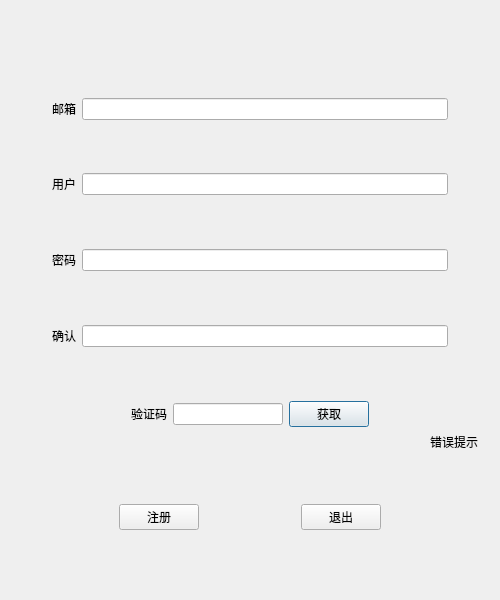
<?xml version="1.0" encoding="UTF-8"?>
<ui version="4.0">
 <class>RegisterDialogClass</class>
 <widget class="QDialog" name="RegisterDialogClass">
  <property name="geometry">
   <rect>
    <x>0</x>
    <y>0</y>
    <width>500</width>
    <height>600</height>
   </rect>
  </property>
  <property name="minimumSize">
   <size>
    <width>500</width>
    <height>600</height>
   </size>
  </property>
  <property name="maximumSize">
   <size>
    <width>500</width>
    <height>600</height>
   </size>
  </property>
  <property name="windowTitle">
   <string>RegisterDialog</string>
  </property>
  <layout class="QVBoxLayout" name="verticalLayout_3">
   <item>
    <layout class="QVBoxLayout" name="verticalLayout">
     <item>
      <widget class="QStackedWidget" name="stackedWidget">
       <widget class="QWidget" name="page">
        <layout class="QVBoxLayout" name="verticalLayout_2">
         <item>
          <spacer name="verticalSpacer">
           <property name="orientation">
            <enum>Qt::Vertical</enum>
           </property>
           <property name="sizeHint" stdset="0">
            <size>
             <width>20</width>
             <height>40</height>
            </size>
           </property>
          </spacer>
         </item>
         <item>
          <widget class="QWidget" name="widget" native="true">
           <layout class="QVBoxLayout" name="verticalLayout_4"/>
          </widget>
         </item>
         <item>
          <layout class="QHBoxLayout" name="horizontalLayout_2">
           <item>
            <spacer name="horizontalSpacer_4">
             <property name="orientation">
              <enum>Qt::Horizontal</enum>
             </property>
             <property name="sizeType">
              <enum>QSizePolicy::Fixed</enum>
             </property>
             <property name="sizeHint" stdset="0">
              <size>
               <width>30</width>
               <height>20</height>
              </size>
             </property>
            </spacer>
           </item>
           <item>
            <widget class="QLabel" name="emai_lable">
             <property name="text">
              <string>邮箱</string>
             </property>
            </widget>
           </item>
           <item>
            <widget class="QLineEdit" name="email_edit"/>
           </item>
           <item>
            <spacer name="horizontalSpacer_5">
             <property name="orientation">
              <enum>Qt::Horizontal</enum>
             </property>
             <property name="sizeType">
              <enum>QSizePolicy::Fixed</enum>
             </property>
             <property name="sizeHint" stdset="0">
              <size>
               <width>30</width>
               <height>20</height>
              </size>
             </property>
            </spacer>
           </item>
          </layout>
         </item>
         <item>
          <spacer name="verticalSpacer_3">
           <property name="orientation">
            <enum>Qt::Vertical</enum>
           </property>
           <property name="sizeHint" stdset="0">
            <size>
             <width>20</width>
             <height>40</height>
            </size>
           </property>
          </spacer>
         </item>
         <item>
          <layout class="QHBoxLayout" name="horizontalLayout">
           <item>
            <spacer name="horizontalSpacer_6">
             <property name="orientation">
              <enum>Qt::Horizontal</enum>
             </property>
             <property name="sizeType">
              <enum>QSizePolicy::Fixed</enum>
             </property>
             <property name="sizeHint" stdset="0">
              <size>
               <width>30</width>
               <height>20</height>
              </size>
             </property>
            </spacer>
           </item>
           <item>
            <widget class="QLabel" name="user_label">
             <property name="text">
              <string>用户</string>
             </property>
            </widget>
           </item>
           <item>
            <widget class="QLineEdit" name="user_edit"/>
           </item>
           <item>
            <spacer name="horizontalSpacer_7">
             <property name="orientation">
              <enum>Qt::Horizontal</enum>
             </property>
             <property name="sizeType">
              <enum>QSizePolicy::Fixed</enum>
             </property>
             <property name="sizeHint" stdset="0">
              <size>
               <width>30</width>
               <height>20</height>
              </size>
             </property>
            </spacer>
           </item>
          </layout>
         </item>
         <item>
          <spacer name="verticalSpacer_4">
           <property name="orientation">
            <enum>Qt::Vertical</enum>
           </property>
           <property name="sizeHint" stdset="0">
            <size>
             <width>20</width>
             <height>40</height>
            </size>
           </property>
          </spacer>
         </item>
         <item>
          <layout class="QHBoxLayout" name="horizontalLayout_3">
           <item>
            <spacer name="horizontalSpacer_8">
             <property name="orientation">
              <enum>Qt::Horizontal</enum>
             </property>
             <property name="sizeType">
              <enum>QSizePolicy::Fixed</enum>
             </property>
             <property name="sizeHint" stdset="0">
              <size>
               <width>30</width>
               <height>20</height>
              </size>
             </property>
            </spacer>
           </item>
           <item>
            <widget class="QLabel" name="psw_label">
             <property name="text">
              <string>密码</string>
             </property>
            </widget>
           </item>
           <item>
            <widget class="QLineEdit" name="psw_edit"/>
           </item>
           <item>
            <spacer name="horizontalSpacer_9">
             <property name="orientation">
              <enum>Qt::Horizontal</enum>
             </property>
             <property name="sizeType">
              <enum>QSizePolicy::Fixed</enum>
             </property>
             <property name="sizeHint" stdset="0">
              <size>
               <width>30</width>
               <height>20</height>
              </size>
             </property>
            </spacer>
           </item>
          </layout>
         </item>
         <item>
          <spacer name="verticalSpacer_5">
           <property name="orientation">
            <enum>Qt::Vertical</enum>
           </property>
           <property name="sizeHint" stdset="0">
            <size>
             <width>20</width>
             <height>40</height>
            </size>
           </property>
          </spacer>
         </item>
         <item>
          <layout class="QHBoxLayout" name="horizontalLayout_4">
           <item>
            <spacer name="horizontalSpacer_10">
             <property name="orientation">
              <enum>Qt::Horizontal</enum>
             </property>
             <property name="sizeType">
              <enum>QSizePolicy::Fixed</enum>
             </property>
             <property name="sizeHint" stdset="0">
              <size>
               <width>30</width>
               <height>20</height>
              </size>
             </property>
            </spacer>
           </item>
           <item>
            <widget class="QLabel" name="label">
             <property name="text">
              <string>确认</string>
             </property>
            </widget>
           </item>
           <item>
            <widget class="QLineEdit" name="psw_edit_2"/>
           </item>
           <item>
            <spacer name="horizontalSpacer_11">
             <property name="orientation">
              <enum>Qt::Horizontal</enum>
             </property>
             <property name="sizeType">
              <enum>QSizePolicy::Fixed</enum>
             </property>
             <property name="sizeHint" stdset="0">
              <size>
               <width>30</width>
               <height>20</height>
              </size>
             </property>
            </spacer>
           </item>
          </layout>
         </item>
         <item>
          <spacer name="verticalSpacer_6">
           <property name="orientation">
            <enum>Qt::Vertical</enum>
           </property>
           <property name="sizeHint" stdset="0">
            <size>
             <width>20</width>
             <height>40</height>
            </size>
           </property>
          </spacer>
         </item>
         <item>
          <layout class="QHBoxLayout" name="horizontalLayout_5">
           <item>
            <spacer name="horizontalSpacer_12">
             <property name="orientation">
              <enum>Qt::Horizontal</enum>
             </property>
             <property name="sizeHint" stdset="0">
              <size>
               <width>40</width>
               <height>20</height>
              </size>
             </property>
            </spacer>
           </item>
           <item>
            <widget class="QLabel" name="label_2">
             <property name="text">
              <string>验证码</string>
             </property>
            </widget>
           </item>
           <item>
            <widget class="QLineEdit" name="lineEdit_2"/>
           </item>
           <item>
            <widget class="QPushButton" name="get_code">
             <property name="text">
              <string>获取</string>
             </property>
            </widget>
           </item>
           <item>
            <spacer name="horizontalSpacer_13">
             <property name="orientation">
              <enum>Qt::Horizontal</enum>
             </property>
             <property name="sizeHint" stdset="0">
              <size>
               <width>40</width>
               <height>20</height>
              </size>
             </property>
            </spacer>
           </item>
          </layout>
         </item>
         <item>
          <widget class="QLabel" name="err_tip">
           <property name="text">
            <string>错误提示</string>
           </property>
           <property name="alignment">
            <set>Qt::AlignRight|Qt::AlignTrailing|Qt::AlignVCenter</set>
           </property>
          </widget>
         </item>
         <item>
          <spacer name="verticalSpacer_7">
           <property name="orientation">
            <enum>Qt::Vertical</enum>
           </property>
           <property name="sizeHint" stdset="0">
            <size>
             <width>20</width>
             <height>40</height>
            </size>
           </property>
          </spacer>
         </item>
         <item>
          <layout class="QHBoxLayout" name="horizontalLayout_6">
           <item>
            <spacer name="horizontalSpacer">
             <property name="orientation">
              <enum>Qt::Horizontal</enum>
             </property>
             <property name="sizeHint" stdset="0">
              <size>
               <width>40</width>
               <height>20</height>
              </size>
             </property>
            </spacer>
           </item>
           <item>
            <widget class="QPushButton" name="pushButton_3">
             <property name="text">
              <string>注册</string>
             </property>
            </widget>
           </item>
           <item>
            <spacer name="horizontalSpacer_3">
             <property name="orientation">
              <enum>Qt::Horizontal</enum>
             </property>
             <property name="sizeHint" stdset="0">
              <size>
               <width>40</width>
               <height>20</height>
              </size>
             </property>
            </spacer>
           </item>
           <item>
            <widget class="QPushButton" name="pushButton_2">
             <property name="text">
              <string>退出</string>
             </property>
            </widget>
           </item>
           <item>
            <spacer name="horizontalSpacer_2">
             <property name="orientation">
              <enum>Qt::Horizontal</enum>
             </property>
             <property name="sizeHint" stdset="0">
              <size>
               <width>40</width>
               <height>20</height>
              </size>
             </property>
            </spacer>
           </item>
          </layout>
         </item>
         <item>
          <spacer name="verticalSpacer_2">
           <property name="orientation">
            <enum>Qt::Vertical</enum>
           </property>
           <property name="sizeHint" stdset="0">
            <size>
             <width>20</width>
             <height>40</height>
            </size>
           </property>
          </spacer>
         </item>
        </layout>
       </widget>
       <widget class="QWidget" name="page2"/>
      </widget>
     </item>
    </layout>
   </item>
  </layout>
 </widget>
 <layoutdefault spacing="6" margin="11"/>
 <resources/>
 <connections/>
</ui>
